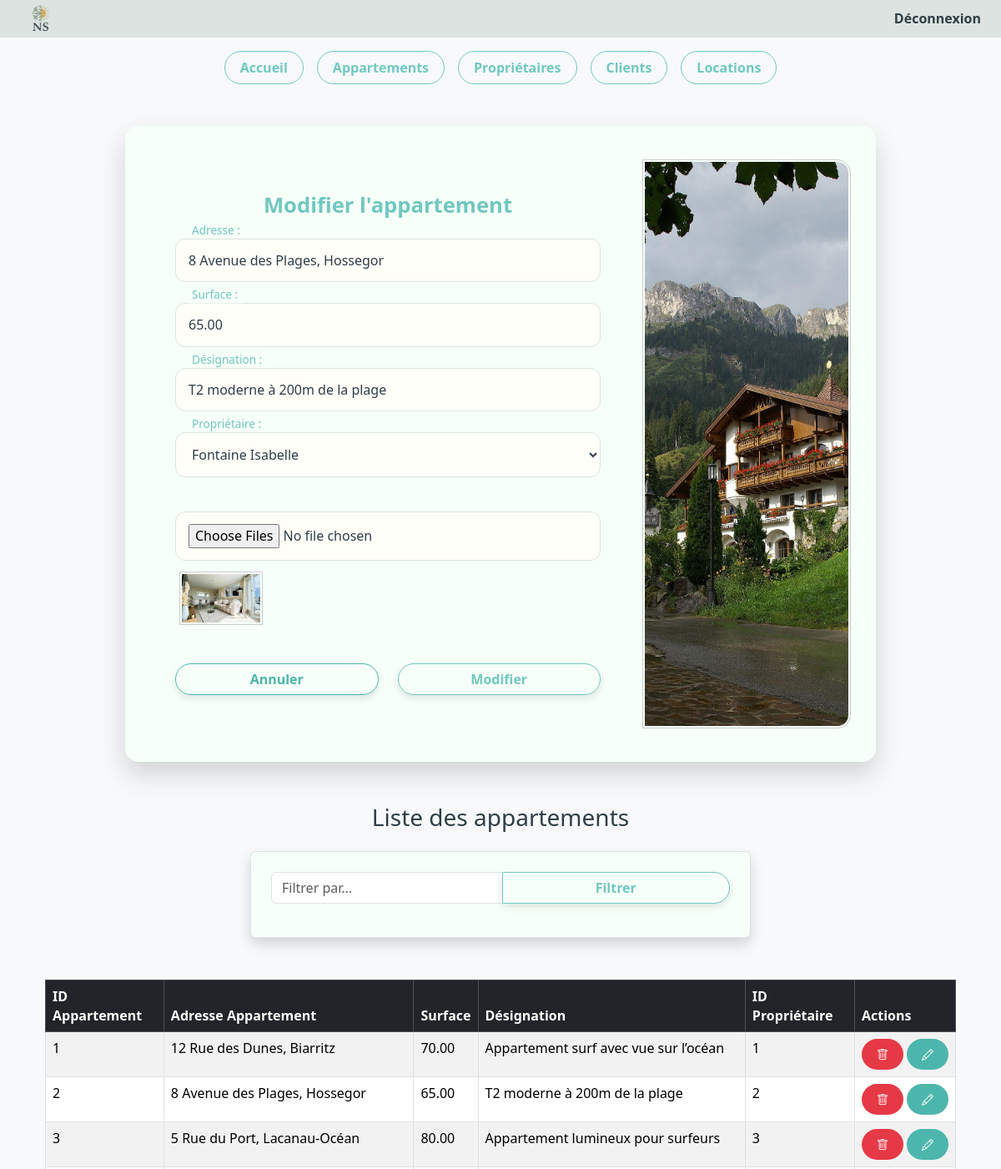
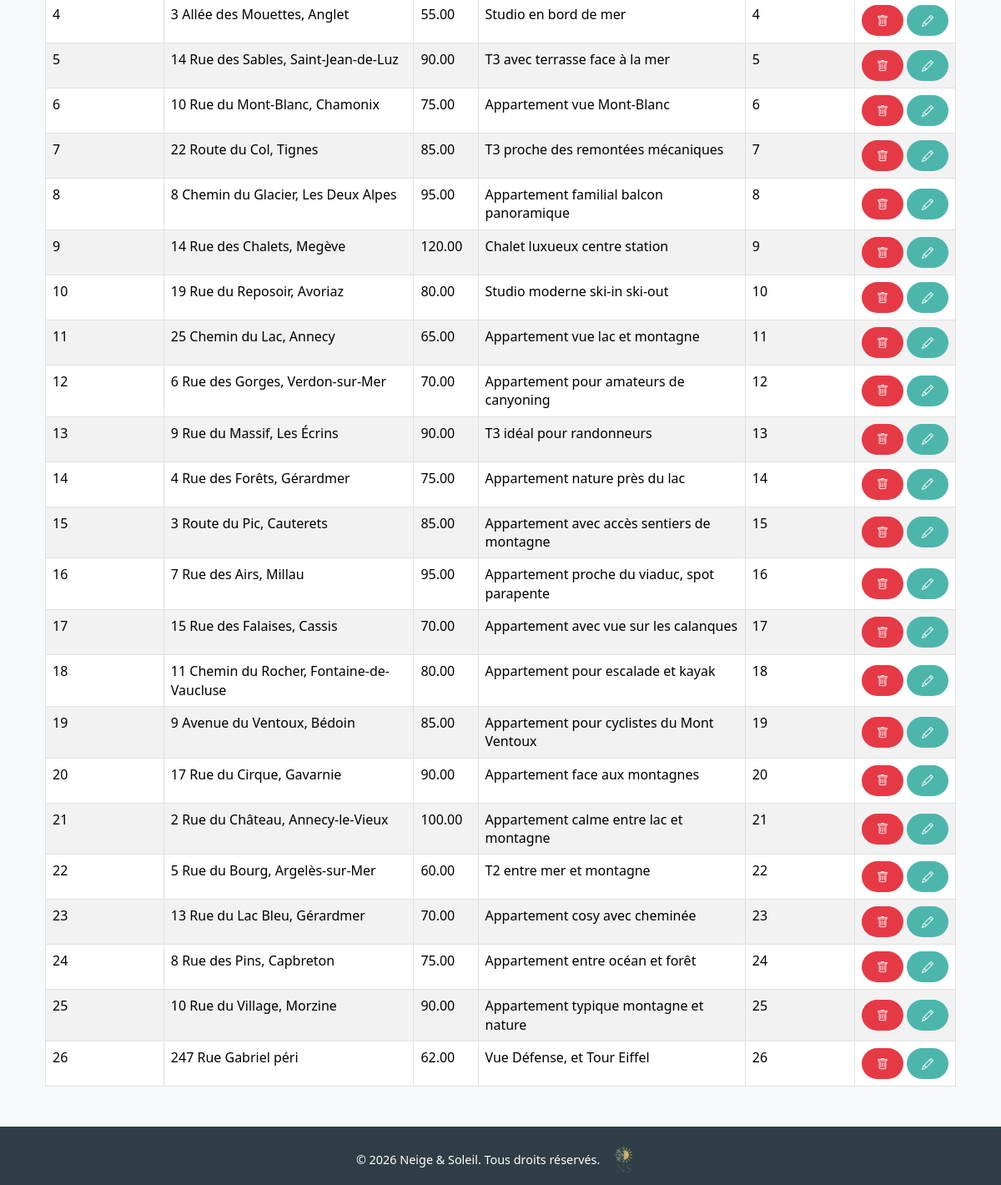
Page /index.php?page=2&action=edit&idappart=2 (signed in) on the committed database (2 pictures, top to bottom).
### tables this page shows
CREATE TABLE appartement (
  idappart INT NOT NULL AUTO_INCREMENT,
  adresse TEXT NOT NULL,
  surface DECIMAL(10,2) NOT NULL,
  designation VARCHAR(50) NOT NULL,
  idproprio INT NOT NULL,
  image VARCHAR(255) DEFAULT NULL,
  PRIMARY KEY (idappart),
  KEY idproprio (idproprio)
);

CREATE TABLE proprietaire (
  idproprio INT NOT NULL AUTO_INCREMENT,
  nom VARCHAR(50) NOT NULL,
  prenom VARCHAR(50) NOT NULL,
  email VARCHAR(50) NOT NULL,
  adresse TEXT NOT NULL,
  PRIMARY KEY (idproprio),
  UNIQUE KEY email (email)
);

### controleur/gestion_appartement.php (called while the page is built, shortened)
<?php
require_once("controleur/controleur.class.php");
$unControleur = new Controleur();
$appartement = null;
if (isset($_GET['action'], $_GET['idappart'])) {
    $action = $_GET['action'];
    $idappart = (int)$_GET['idappart'];
    switch ($action) {
        case "edit":
            $appartement = $unControleur->selectWhere_appartement($idappart);
            break;
    }
}
$proprietaires = $unControleur->selectAll_proprietaires();
if (isset($_POST['Filtrer'])) {
    $filtre = $_POST['filtre'];
    $lesAppartements = $unControleur->selectLike_appartement($filtre);
} else {
    $lesAppartements = $unControleur->selectAll_appartements();
}
require_once("vue/vue_insert_appartement.php");
require_once("vue/vue_select_appartement.php");
?>

### modele/modele.class.php (called while the page is built, shortened)
<?php
class Modele {
    private $unPdo;
    public function __construct() {
        $url = "mysql:host=localhost;dbname=ns";
        $user = "root";
        $mdp = "";
        try {
            $this->unPdo = new PDO($url, $user, $mdp);
            $this->unPdo->setAttribute(PDO::ATTR_ERRMODE, PDO::ERRMODE_EXCEPTION);
        } catch (PDOException $exp) {
            echo "Erreur de Connexion à " . $url . "<br>";
            echo $exp->getMessage();
            exit();
        }
    }
    public function selectAll_appartements() {
        $requete = "SELECT * FROM appartement";
        $exec = $this->unPdo->prepare($requete);
        $exec->execute();
        return $exec->fetchAll();
    }
    public function selectWhere_appartement($idappart) {
        $requete = "SELECT * FROM appartement WHERE idappart = :idappart";
        $exec = $this->unPdo->prepare($requete);
        $exec->execute([":idappart" => $idappart]);
        return $exec->fetch();
    }
    public function selectAll_proprietaires() {
        $requete = "SELECT * FROM proprietaire";
        $exec = $this->unPdo->prepare($requete);
        $exec->execute();
        return $exec->fetchAll();
    }
}
?>

### controleur/controleur.class.php (called while the page is built, shortened)
<?php
require_once("modele/modele.class.php");
class Controleur
{
    private $unModele;
    public function __construct()
    {
        $this->unModele = new Modele();
    }
    public function selectAll_appartements()
    {
        return $this->unModele->selectAll_appartements();
    }
    public function selectWhere_appartement($idappart)
    {
        return $this->unModele->selectWhere_appartement($idappart);
    }
    public function selectAll_proprietaires()
    {
        return $this->unModele->selectAll_proprietaires();
    }
}

### vue/vue_select_appartement.php (the view)
<h3 class="text-center mb-4">Liste des appartements</h3>
<form method="post" class="container mt-3 p-4 border rounded shadow" style="max-width: 600px;">
    <div class="input-group mb-3">
        <input type="text" name="filtre" class="form-control" placeholder="Filtrer par...">
        <button type="submit" name="Filtrer" class="btn btn-primary">Filtrer</button>
    </div>
</form>
<div class="container mt-3">
    <table class="table table-striped table-bordered">
        <thead class="table-dark">
            <tr>
                <th>ID Appartement</th>
                <th>Adresse Appartement</th>
                <th>Surface</th>
                <th>Désignation</th>
                <th>ID Propriétaire</th>
                <th>Actions</th>
            </tr>
        </thead>
        <tbody>
            <?php
            if (isset($lesAppartements)){
                foreach($lesAppartements as $unAppartement){
                    echo "<tr>";
                    echo "<td>".$unAppartement['idappart']."</td>";
                    echo "<td>".$unAppartement['adresse']."</td>";
                    echo "<td>".$unAppartement['surface']."</td>";
                    echo "<td>".$unAppartement['designation']."</td>";
                    echo "<td>".$unAppartement['idproprio']."</td>";
                    echo "<td>";
                    echo "<a href='index.php?page=2&action=sup&idappart=".$unAppartement['idappart']."'
                           onclick=\"return confirm('Voulez-vous vraiment supprimer cet appartement ?');\"
                           class='btn btn-danger btn-sm me-1'>
                           <i class='bi bi-trash'></i>
                          </a>";
                    echo "<a href='index.php?page=2&action=edit&idappart=".$unAppartement['idappart']."'
                           class='btn btn-warning btn-sm'>
                           <i class='bi bi-pencil'></i>
                          </a>";
                    echo "</td>";
                    echo "</tr>";
                }
            }
            ?>
        </tbody>
    </table>
</div>

### vue/vue_insert_appartement.php (shortened to what this page needs)
<div class="container">
    <form method="post" enctype="multipart/form-data" class="form-with-image" style="display:flex; gap:20px;">
        <div class="form-fields" style="flex:1;">
            <h3 class="text-center mb-4"><?= ($appartement == null) ? "Ajouter un appartement" : "Modifier l'appartement" ?></h3>
            <div class="form-group">
                <input type="text" id="adresse" name="adresse" placeholder=" "
                    value="<?= ($appartement == null) ? '' : htmlspecialchars($appartement['adresse']) ?>" required>
                <label for="adresse">Adresse :</label>
            </div>
            <div class="form-group">
                <input type="number" id="surface" name="surface" placeholder=" "
                    value="<?= ($appartement == null) ? '' : htmlspecialchars($appartement['surface']) ?>" required>
                <label for="surface">Surface :</label>
            </div>
            <div class="form-group">
                <input type="text" id="designation" name="designation" placeholder=" "
                    value="<?= ($appartement == null) ? '' : htmlspecialchars($appartement['designation']) ?>" required>
                <label for="designation">Désignation :</label>
            </div>
            <div class="form-group">
                <select id="idproprio" name="idproprio" required>
                    <?php foreach($proprietaires as $p): ?>
                        <option value="<?= $p['idproprio'] ?>"
                            <?= ($appartement && $appartement['idproprio'] == $p['idproprio']) ? 'selected' : '' ?>>
                            <?= htmlspecialchars($p['nom'] . " " . $p['prenom']) ?>
                        </option>
                    <?php endforeach; ?>
                </select>
                <label for="idproprio">Propriétaire :</label>
            </div>
            <div class="form-group mt-3">
                <input  type= "file" id="image" name="image[]" accept="image/*" multiple>
                <?php if($appartement && !empty($appartement['image'])): ?>
    <div class="mt-2 d-flex flex-wrap">
        <?php
        $images = explode(',', $appartement['image']);
        foreach ($images as $img):
        ?>
            <img src="<?= htmlspecialchars($img) ?>"
                 alt="Appartement"
                 style="width:100px; margin:5px; border:1px solid #ccc; padding:2px;">
        <?php endforeach; ?>
    </div>
<?php endif; ?>
            </div>
            <div class="d-flex mt-3">
                <button type="reset" class="btn btn-secondary me-2">Annuler</button>
                <button type="submit"
                    <?= ($appartement == null) ? 'name="Valider"' : 'name="Modifier"' ?>
                    class="btn btn-primary">
                    <?= ($appartement == null) ? 'Valider' : 'Modifier' ?>
                </button>
            </div>
        </div>
        <div class="form-image" style="width:250px; text-align:center;">
            <img src="images/design/appartement-.jpg" alt="Design site" style="width:100%; border:1px solid #ccc; padding:2px;">
        </div>
    </form>
</div>

### styles/style.css (style rules this page uses)
:root { --color-dark: #2F3E46; --color-neutral: #DCE3E1; --color-accent: #70C8C0; --color-secondary: #4DB6AC; --color-bg: #F6FFF8; --color-highlight: #A3D9D0; --color-error: #E63946; }
*, *::after, *::before { box-sizing: border-box; }
body, html { height: 100%; margin: 0; padding: 0; font-family: 'Segoe UI', Tahoma, Geneva, Verdana, sans-serif; line-height: 1.4; color: var(--color-dark); background-color: var(--color-bg); }
.btn, .home-btn, .btn-dashboard, form .btn, .home-contact-form button { display: inline-block; font-weight: 600; border-radius: 50px; text-align: center; cursor: pointer; transition: all 0.3s ease; text-decoration: none; padding: 8px 18px; }
.btn, .home-btn, .btn-dashboard, form .btn-primary { background-color: transparent; color: var(--color-accent); border: 1px solid var(--color-accent); }
form .btn { flex: 1; padding: 6px 10px; box-shadow: 0 4px 10px rgba(0, 0, 0, 0.1); }
form .btn-secondary { color: var(--color-secondary); border: 1px solid var(--color-secondary); }
.btn-danger { background-color: var(--color-error); border: none; color: #fff; }
.btn-warning { background-color: var(--color-secondary); border: none; color: #fff; }
form { background: var(--color-bg); padding: 40px 30px; border-radius: 2rem; box-shadow: 0 15px 30px rgba(54,59,72,0.2); margin: 50px auto; max-width: 700px; width: 100%; }
form h2, form h3 { text-align: center; margin-bottom: 20px; color: var(--color-accent); font-weight: 600; font-size: 1.6rem; }
.form-group { position: relative; margin-bottom: 25px; }
.form-group input, .form-group select, .form-group textarea, .home-contact-form input, .home-contact-form textarea { width: 100%; padding: 14px 45px 14px 15px; border: 1px solid var(--color-neutral); border-radius: 12px; background-color: #fffef9; color: var(--color-dark); font-size: 1rem; transition: all 0.3s ease; }
.form-group label { position: absolute; left: 45px; top: 50%; transform: translateY(-50%); color: var(--color-secondary); font-size: 1rem; pointer-events: none; transition: all 0.3s ease; }
.form-group input:focus + label, .form-group input:not(:placeholder-shown) + label, .form-group textarea:focus + label, .form-group textarea:not(:placeholder-shown) + label, .form-group select:focus + label, .form-group select:not([value=""]) + label { top: -10px; left: 15px; font-size: 0.85rem; color: var(--color-accent); background: var(--color-bg); padding: 0 5px; }
form .d-flex, .home-form-row { display: flex; gap: 15px; justify-content: space-between; }
.form-with-image { display: flex; flex-direction: row; overflow: hidden; border-radius: 16px; max-width: 900px; margin: 50px auto; }
.form-with-image .form-fields { flex: 1; padding: 40px 30px; display: flex; flex-direction: column; justify-content: center; }
.form-with-image .form-image { flex-shrink: 0; width: 50%; min-width: 200px; }
.form-with-image .form-image img { width: 100%; height: 100%; object-fit: cover; border-top-right-radius: 16px; border-bottom-right-radius: 16px; }
img, .btn-dashboard, form .btn { max-width: 100%; height: auto; box-sizing: border-box; }
table td:last-child { white-space: nowrap !important; text-align: center; vertical-align: middle; }
table td a.btn { display: inline-flex; align-items: center; justify-content: center; vertical-align: middle; margin-right: 6px; }
table td a.btn:last-child { margin-right: 0; }

### rows in the picture
appartement: adresse "8 Avenue des Plages, Hossegor", surface "65.00", designation "T2 moderne à 200m de la plage", idproprio "Fontaine Isabelle", image (picture), idappart "2", idproprio "2"
appartement: idappart "1", adresse "12 Rue des Dunes, Biarritz", surface "70.00", designation "Appartement surf avec vue sur l’océan", idproprio "1"
appartement: idappart "3", adresse "5 Rue du Port, Lacanau-Océan", surface "80.00", designation "Appartement lumineux pour surfeurs", idproprio "3"
appartement: idappart "4", adresse "3 Allée des Mouettes, Anglet", surface "55.00", designation "Studio en bord de mer", idproprio "4"
appartement: idappart "5", adresse "14 Rue des Sables, Saint-Jean-de-Luz", surface "90.00", designation "T3 avec terrasse face à la mer", idproprio "5"
appartement: idappart "6", adresse "10 Rue du Mont-Blanc, Chamonix", surface "75.00", designation "Appartement vue Mont-Blanc", idproprio "6"
appartement: idappart "7", adresse "22 Route du Col, Tignes", surface "85.00", designation "T3 proche des remontées mécaniques", idproprio "7"
appartement: idappart "8", adresse "8 Chemin du Glacier, Les Deux Alpes", surface "95.00", designation "Appartement familial balcon panoramique", idproprio "8"
appartement: idappart "9", adresse "14 Rue des Chalets, Megève", surface "120.00", designation "Chalet luxueux centre station", idproprio "9"
appartement: idappart "10", adresse "19 Rue du Reposoir, Avoriaz", surface "80.00", designation "Studio moderne ski-in ski-out", idproprio "10"
appartement: idappart "11", adresse "25 Chemin du Lac, Annecy", surface "65.00", designation "Appartement vue lac et montagne", idproprio "11"
appartement: idappart "12", adresse "6 Rue des Gorges, Verdon-sur-Mer", surface "70.00", designation "Appartement pour amateurs de canyoning", idproprio "12"
appartement: idappart "13", adresse "9 Rue du Massif, Les Écrins", surface "90.00", designation "T3 idéal pour randonneurs", idproprio "13"
appartement: idappart "14", adresse "4 Rue des Forêts, Gérardmer", surface "75.00", designation "Appartement nature près du lac", idproprio "14"
appartement: idappart "15", adresse "3 Route du Pic, Cauterets", surface "85.00", designation "Appartement avec accès sentiers de montagne", idproprio "15"
appartement: idappart "16", adresse "7 Rue des Airs, Millau", surface "95.00", designation "Appartement proche du viaduc, spot parapente", idproprio "16"
appartement: idappart "17", adresse "15 Rue des Falaises, Cassis", surface "70.00", designation "Appartement avec vue sur les calanques", idproprio "17"
appartement: idappart "18", adresse "11 Chemin du Rocher, Fontaine-de-Vaucluse", surface "80.00", designation "Appartement pour escalade et kayak", idproprio "18"
appartement: idappart "19", adresse "9 Avenue du Ventoux, Bédoin", surface "85.00", designation "Appartement pour cyclistes du Mont Ventoux", idproprio "19"
appartement: idappart "20", adresse "17 Rue du Cirque, Gavarnie", surface "90.00", designation "Appartement face aux montagnes", idproprio "20"
appartement: idappart "21", adresse "2 Rue du Château, Annecy-le-Vieux", surface "100.00", designation "Appartement calme entre lac et montagne", idproprio "21"
appartement: idappart "22", adresse "5 Rue du Bourg, Argelès-sur-Mer", surface "60.00", designation "T2 entre mer et montagne", idproprio "22"
appartement: idappart "23", adresse "13 Rue du Lac Bleu, Gérardmer", surface "70.00", designation "Appartement cosy avec cheminée", idproprio "23"
appartement: idappart "24", adresse "8 Rue des Pins, Capbreton", surface "75.00", designation "Appartement entre océan et forêt", idproprio "24"
appartement: idappart "25", adresse "10 Rue du Village, Morzine", surface "90.00", designation "Appartement typique montagne et nature", idproprio "25"
appartement: idappart "26", adresse "247 Rue Gabriel péri", surface "62.00", designation "Vue Défense, et Tour Eiffel", idproprio "26"
